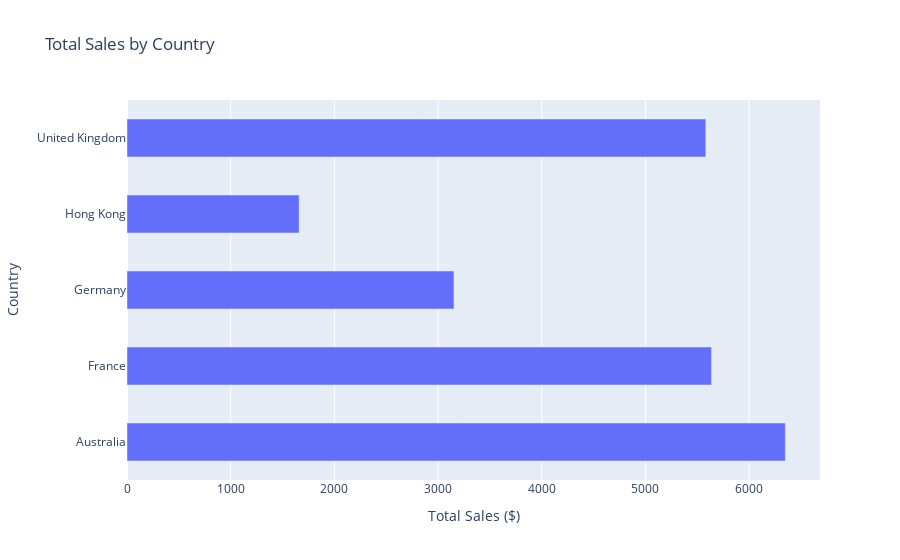

Source (notebook cell):
### Code cell
# Create the bar graph object
bar_fig = px.bar(
  # Set the DataFrame, x and y
  data_frame=ecom_sales, x='Total Sales ($)', y='Country',
  # Set the graph to be horizontal
  orientation='h', title='Total Sales by Country')

# Increase the gap between bars
bar_fig.update_layout({'bargap': 0.5})

bar_fig.show()

### Figure 1 — Plotly figure (JSON) as saved in the notebook; plotly's stock layout.template omitted (floating-point values rounded to 4 significant figures)
{"data": [{"alignmentgroup": "True", "hovertemplate": "Total Sales ($)=%{x}<br>Country=%{y}<extra></extra>", "legendgroup": "", "marker": {"color": "#636efa", "pattern": {"shape": ""}}, "name": "", "offsetgroup": "", "orientation": "h", "showlegend": false, "textposition": "auto", "type": "bar", "x": [6350.0, 5638.0, 3154.0, 1660.0, 5583.0], "xaxis": "x", "y": ["Australia", "France", "Germany", "Hong Kong", "United Kingdom"], "yaxis": "y"}], "layout": {"bargap": 0.5, "barmode": "relative", "legend": {"tracegroupgap": 0}, "title": {"text": "Total Sales by Country"}, "xaxis": {"anchor": "y", "domain": [0, 1], "title": {"text": "Total Sales ($)"}}, "yaxis": {"anchor": "x", "domain": [0, 1], "title": {"text": "Country"}}}}
